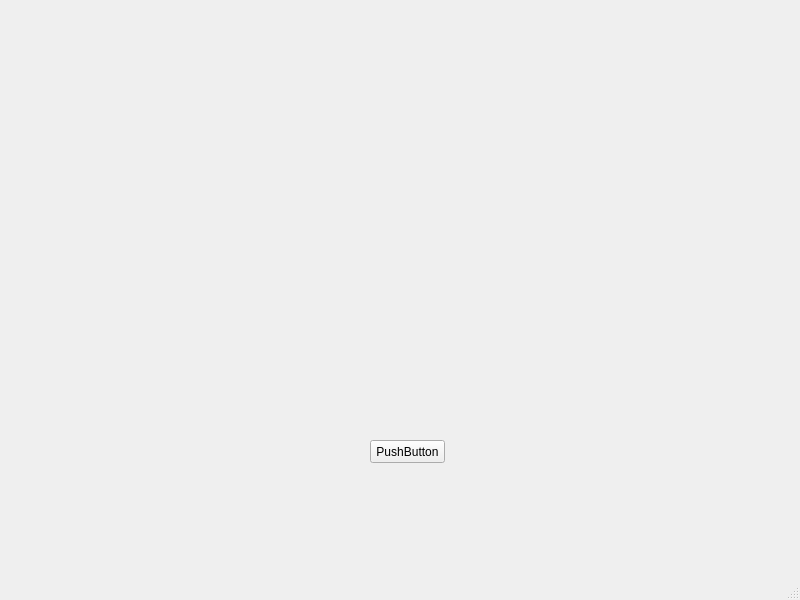
<?xml version="1.0" encoding="UTF-8"?>
<ui version="4.0">
 <class>MainWindow</class>
 <widget class="QMainWindow" name="MainWindow">
  <property name="geometry">
   <rect>
    <x>0</x>
    <y>0</y>
    <width>800</width>
    <height>600</height>
   </rect>
  </property>
  <property name="windowTitle">
   <string>MainWindow</string>
  </property>
  <widget class="QWidget" name="centralwidget">
   <widget class="QPushButton" name="pushButton">
    <property name="geometry">
     <rect>
      <x>370</x>
      <y>440</y>
      <width>75</width>
      <height>23</height>
     </rect>
    </property>
    <property name="text">
     <string>PushButton</string>
    </property>
   </widget>
  </widget>
  <widget class="QMenuBar" name="menubar">
   <property name="geometry">
    <rect>
     <x>0</x>
     <y>0</y>
     <width>800</width>
     <height>21</height>
    </rect>
   </property>
  </widget>
  <widget class="QStatusBar" name="statusbar"/>
 </widget>
 <resources/>
 <connections/>
</ui>
